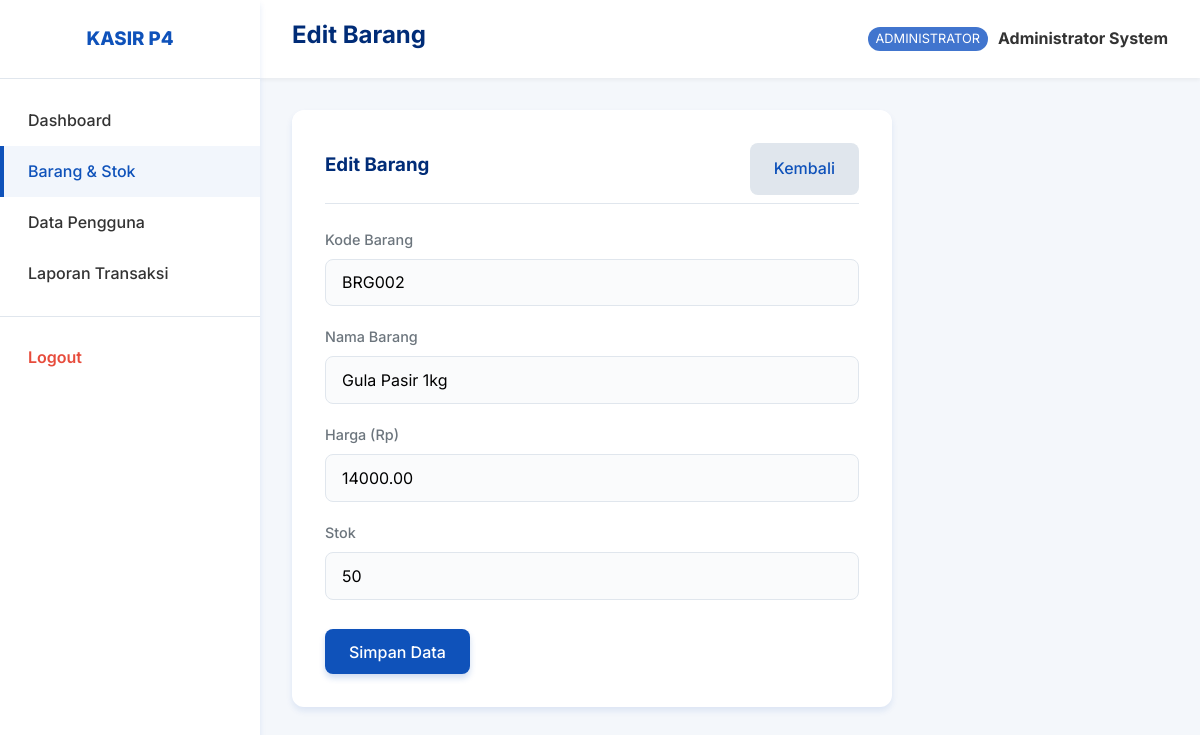
The page /barang_form.php?id=2 (signed in) on the database its author committed.
### tables this page shows
CREATE TABLE `barangs` (
  `id_barang` int(11) NOT NULL AUTO_INCREMENT,
  `kode_barang` varchar(10) NOT NULL,
  `nama_barang` varchar(100) NOT NULL,
  `harga` decimal(10,2) NOT NULL,
  `stok` int(11) NOT NULL,
  PRIMARY KEY (`id_barang`),
  UNIQUE KEY `kode_barang` (`kode_barang`)
);

### config/Database.php (called while the page is built, shortened)
<?php
class Database {
    private $host = "localhost";
    private $db_name = "db_kasir_p4";
    private $username = "root";
    private $password = "";
    public function getConnection() {
        $this->conn = null;
        try {
            $this->conn = new PDO("mysql:host=" . $this->host . ";dbname=" . $this->db_name, $this->username, $this->password);
            $this->conn->setAttribute(PDO::ATTR_ERRMODE, PDO::ERRMODE_EXCEPTION);
            $this->conn->setAttribute(PDO::ATTR_DEFAULT_FETCH_MODE, PDO::FETCH_ASSOC);
        } catch(PDOException $exception) {
            echo "Connection error: " . $exception->getMessage();
        }
        return $this->conn;
    }
}
?>

### classes/Barang.php (called while the page is built, shortened)
<?php
require_once __DIR__ . '/../config/Database.php';
class Barang {
    private $conn;
    public function __construct() {
        $database = new Database();
        $this->conn = $database->getConnection();
    }
    public function getById($id) {
        $query = "SELECT * FROM barangs WHERE id_barang = :id";
        $stmt = $this->conn->prepare($query);
        $stmt->bindParam(":id", $id);
        $stmt->execute();
        return $stmt->fetch(PDO::FETCH_ASSOC);
    }
}
?>

### barang_form.php (the view, shortened to what this page needs)
<?php
$page_title = isset($_GET['id']) ? 'Edit Barang' : 'Tambah Barang';
require_once 'layouts/header.php';
require_once 'classes/Barang.php';
$barangObj = new Barang();
$id = $_GET['id'] ?? '';
$isEdit = !empty($id);
$data = ['kode_barang' => '', 'nama_barang' => '', 'harga' => '', 'stok' => ''];
if ($isEdit) {
    $result = $barangObj->getById($id);
    if($result) $data = $result;
}
?>
<div class="card" style="max-width: 600px;">
    <div class="card-header">
        <h3><?= $page_title ?></h3>
        <a href="barang.php" class="btn" style="background:#e0e6ed;">Kembali</a>
    </div>
    <form method="POST">
        <div class="form-group">
            <label>Kode Barang</label>
            <input type="text" name="kode_barang" class="form-control" required value="<?= htmlspecialchars($data['kode_barang']) ?>" placeholder="Ex: BRG001">
        </div>
        <div class="form-group">
            <label>Nama Barang</label>
            <input type="text" name="nama_barang" class="form-control" required value="<?= htmlspecialchars($data['nama_barang']) ?>">
        </div>
        <div class="form-group">
            <label>Harga (Rp)</label>
            <input type="number" name="harga" class="form-control" required min="0" value="<?= htmlspecialchars($data['harga']) ?>">
        </div>
        <div class="form-group">
            <label>Stok</label>
            <input type="number" name="stok" class="form-control" required min="0" value="<?= htmlspecialchars($data['stok']) ?>">
        </div>
        <button type="submit" class="btn btn-primary" style="margin-top: 10px;">Simpan Data</button>
    </form>
</div>
<?php require_once 'layouts/footer.php'; ?>

### assets/css/style.css (style rules this page uses)
:root { --primary: #0f52ba; --primary-light: #4175ce; --primary-dark: #002c77; --bg-color: #f4f7fb; --text-main: #333333; --text-muted: #6c757d; --white: #ffffff; --danger: #e74c3c; --success: #2ecc71; --border: #e0e6ed; --shadow-sm: 0 2px 4px rgba(0,0,0,0.05); --shadow-md: 0 4px 6px rgba(15, 82, 186, 0.1); --shadow-lg: 0 10px 15px rgba(15, 82, 186, 0.15); }
* { margin: 0; padding: 0; box-sizing: border-box; font-family: 'Inter', 'Segoe UI', Roboto, Helvetica, Arial, sans-serif; }
body { background-color: var(--bg-color); color: var(--text-main); line-height: 1.6; }
h1, h2, h3, h4, h5, h6 { color: var(--primary-dark); margin-bottom: 0.5rem; }
a { text-decoration: none; color: var(--primary); transition: color 0.3s ease; }
.card { background: var(--white); border-radius: 12px; box-shadow: var(--shadow-md); padding: 2rem; margin-bottom: 1.5rem; border: 1px solid rgba(255,255,255,0.2); backdrop-filter: blur(10px); transition: transform 0.3s ease, box-shadow 0.3s ease; }
.card-header { margin-bottom: 1.5rem; padding-bottom: 0.5rem; border-bottom: 1px solid var(--border); display: flex; justify-content: space-between; align-items: center; }
.form-group { margin-bottom: 1.2rem; }
.form-group label { display: block; margin-bottom: 0.5rem; font-weight: 500; color: var(--text-muted); font-size: 0.9rem; }
.form-control { width: 100%; padding: 0.8rem 1rem; font-size: 1rem; border: 1px solid var(--border); border-radius: 8px; background-color: #fafbfc; transition: all 0.3s ease; }
.btn { display: inline-block; padding: 0.8rem 1.5rem; font-size: 1rem; font-weight: 500; text-align: center; border: none; border-radius: 8px; cursor: pointer; transition: all 0.3s ease; }
.btn-primary { background-color: var(--primary); color: var(--white); box-shadow: 0 4px 6px rgba(15, 82, 186, 0.2); }

### rows shown on the page
barangs: kode_barang "BRG002", nama_barang "Gula Pasir 1kg", harga "14000.00", stok "50"

### other values the page prints
$page_title "Edit Barang"
$level "ADMINISTRATOR"
$nama "Administrator System"
